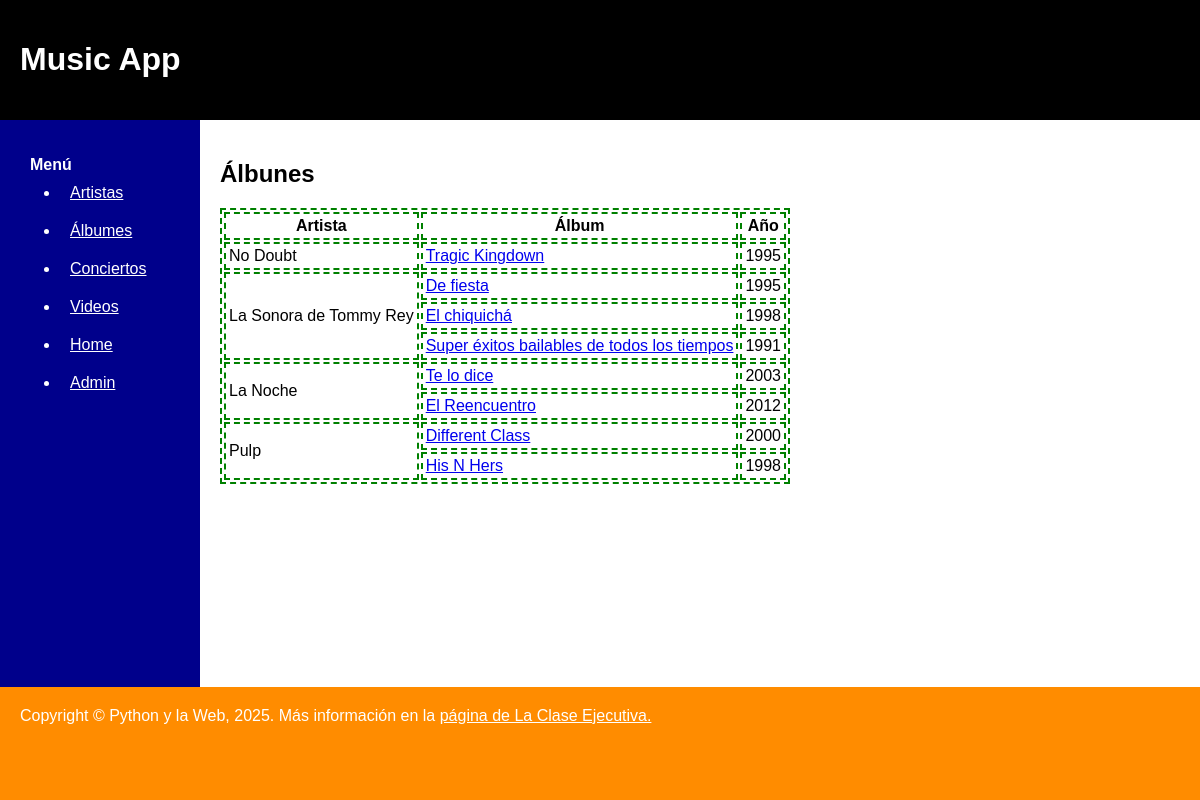
/music/albums/, run on the app's committed database.
### music/models.py (models this page shows, shortened)
class Artist(models.Model):
    name = models.CharField(max_length=200)
    genre = models.CharField(max_length=200)
    def __str__(self):
        return self.name

class Album(models.Model):
    artist = models.ForeignKey(Artist, on_delete=models.CASCADE)
    name = models.CharField(max_length=200)
    pub_date = models.DateField('Fecha publicación')

### music/views.py (the view)
# urls.py: path('albums/', views.albums_view, name='albums')
def albums_view(request):
    artists = Artist.objects.all()
    albums = Album.objects.all()
    context = {'artists': artists, 'album': albums}
    return render(request, 'music/albums.html', context)

### music/templates/music/albums.html (shortened to what this page needs)
{% extends "music/base.html" %}
{% block content %}
<section id="artists-section">
    <h2>Álbunes</h2>
    <table>
        <thead>
            <tr>
                <th>Artista</th>
                <th>Álbum</th>
                <th>Año</th>
            </tr>
        </thead>
        <tbody>
            {% for artist in artists %}
                {% for album in artist.album_set.all %}
                    <tr>
                        {% if forloop.counter == 1 %}
                        <td rowspan='{{ artist.album_set.all|length }}'> {{ artist }}</td>
                        {% endif %}
                        <td><a href="{% url 'album_detail' album.id %}">{{ album.name }}</a></td>
                        <td>{{ album.pub_date.year }}</td>
                    </tr>
                {% endfor %}
            {% endfor %}
        </tbody>
    </table>
</section>
{% endblock %}

### music/static/music/style.css (style rules this page uses)
body { font-family: sans-serif; margin: 0; }
section { padding: 20px; }
table, th, td { border: 2px dashed green; }
th, td { padding: 3px; }
@media only screen and (min-width: 768px) { #artists-section { grid-column: 2; grid-row: 2; } }

### data on the page
Artist: name "No Doubt"
Album: name "Tragic Kingdown", pub_date.year "1995"
Artist: name "La Sonora de Tommy Rey"
Album: name "De fiesta", pub_date.year "1995"
Album: name "El chiquichá", pub_date.year "1998"
Album: name "Super éxitos bailables de todos los tiempos", pub_date.year "1991"
Artist: name "La Noche"
Album: name "Te lo dice", pub_date.year "2003"
Album: name "El Reencuentro", pub_date.year "2012"
Artist: name "Pulp"
Album: name "Different Class", pub_date.year "2000"
Album: name "His N Hers", pub_date.year "1998"
